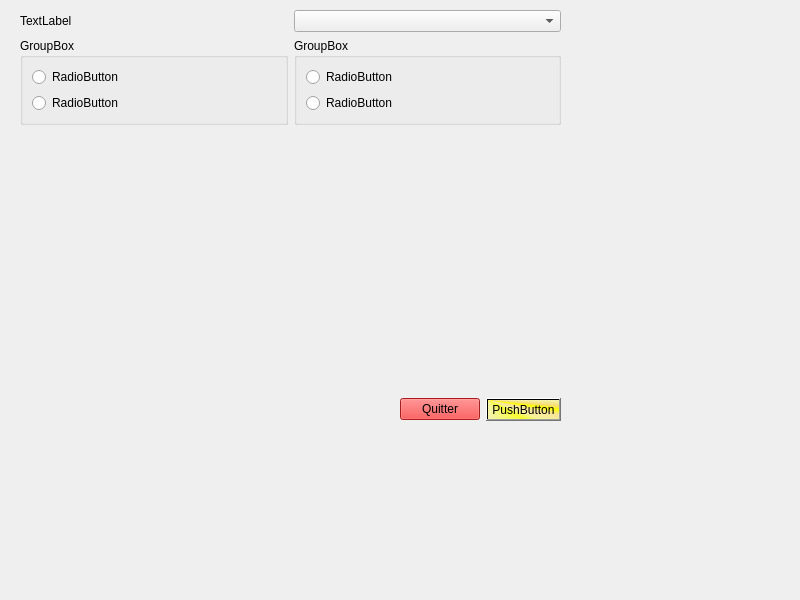
<?xml version="1.0" encoding="UTF-8"?>
<ui version="4.0">
 <class>Widget</class>
 <widget class="QWidget" name="Widget">
  <property name="geometry">
   <rect>
    <x>0</x>
    <y>0</y>
    <width>800</width>
    <height>600</height>
   </rect>
  </property>
  <property name="windowTitle">
   <string>Widget</string>
  </property>
  <widget class="QWidget" name="">
   <property name="geometry">
    <rect>
     <x>20</x>
     <y>10</y>
     <width>541</width>
     <height>411</height>
    </rect>
   </property>
   <layout class="QVBoxLayout" name="verticalLayout_3">
    <item>
     <layout class="QHBoxLayout" name="horizontalLayout">
      <item>
       <widget class="QLabel" name="label_2">
        <property name="text">
         <string>TextLabel</string>
        </property>
       </widget>
      </item>
      <item>
       <widget class="QComboBox" name="comboBox_2"/>
      </item>
     </layout>
    </item>
    <item>
     <layout class="QVBoxLayout" name="verticalLayout_4">
      <item>
       <layout class="QHBoxLayout" name="horizontalLayout_4">
        <item>
         <layout class="QHBoxLayout" name="horizontalLayout_2">
          <item>
           <widget class="QGroupBox" name="groupBox_2">
            <property name="title">
             <string>GroupBox</string>
            </property>
            <layout class="QVBoxLayout" name="verticalLayout_2">
             <item>
              <widget class="QRadioButton" name="radioButton_2">
               <property name="text">
                <string>RadioButton</string>
               </property>
              </widget>
             </item>
             <item>
              <widget class="QRadioButton" name="radioButton_4">
               <property name="text">
                <string>RadioButton</string>
               </property>
              </widget>
             </item>
            </layout>
           </widget>
          </item>
          <item>
           <widget class="QGroupBox" name="groupBox">
            <property name="title">
             <string>GroupBox</string>
            </property>
            <layout class="QVBoxLayout" name="verticalLayout">
             <item>
              <widget class="QRadioButton" name="radioButton">
               <property name="text">
                <string>RadioButton</string>
               </property>
              </widget>
             </item>
             <item>
              <widget class="QRadioButton" name="radioButton_3">
               <property name="text">
                <string>RadioButton</string>
               </property>
              </widget>
             </item>
            </layout>
           </widget>
          </item>
         </layout>
        </item>
       </layout>
      </item>
      <item>
       <spacer name="verticalSpacer">
        <property name="orientation">
         <enum>Qt::Vertical</enum>
        </property>
        <property name="sizeHint" stdset="0">
         <size>
          <width>20</width>
          <height>40</height>
         </size>
        </property>
       </spacer>
      </item>
      <item>
       <layout class="QHBoxLayout" name="horizontalLayout_3">
        <item>
         <spacer name="horizontalSpacer">
          <property name="orientation">
           <enum>Qt::Horizontal</enum>
          </property>
          <property name="sizeHint" stdset="0">
           <size>
            <width>40</width>
            <height>20</height>
           </size>
          </property>
         </spacer>
        </item>
        <item>
         <widget class="QPushButton" name="pushButton">
          <property name="styleSheet">
           <string notr="true">background-color: rgb(239, 41, 41);</string>
          </property>
          <property name="text">
           <string>Quitter</string>
          </property>
         </widget>
        </item>
        <item>
         <widget class="QPushButton" name="pushButton_2">
          <property name="styleSheet">
           <string notr="true">background-color: qconicalgradient(cx:0, cy:0, angle:135, stop:0 rgba(255, 255, 0, 69), stop:0.375 rgba(255, 255, 0, 69), stop:0.423533 rgba(251, 255, 0, 145), stop:0.45 rgba(247, 255, 0, 208), stop:0.477581 rgba(255, 244, 71, 130), stop:0.518717 rgba(255, 218, 71, 130), stop:0.55 rgba(255, 255, 0, 255), stop:0.57754 rgba(255, 203, 0, 130), stop:0.625 rgba(255, 255, 0, 69), stop:1 rgba(255, 255, 0, 69));</string>
          </property>
          <property name="text">
           <string>PushButton</string>
          </property>
         </widget>
        </item>
       </layout>
      </item>
     </layout>
    </item>
   </layout>
  </widget>
 </widget>
 <resources/>
 <connections>
  <connection>
   <sender>pushButton</sender>
   <signal>clicked()</signal>
   <receiver>Widget</receiver>
   <slot>close()</slot>
   <hints>
    <hint type="sourcelabel">
     <x>434</x>
     <y>405</y>
    </hint>
    <hint type="destinationlabel">
     <x>377</x>
     <y>422</y>
    </hint>
   </hints>
  </connection>
 </connections>
</ui>
